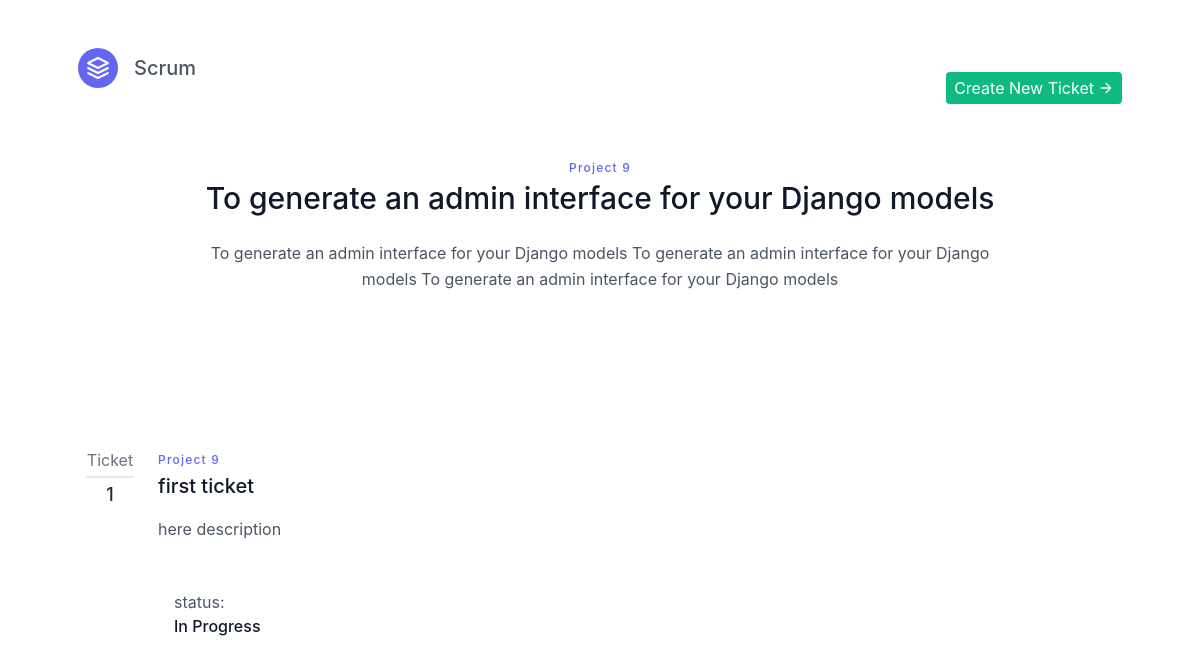
Before: /tickets/To generate an admin interface for your Django models/ with the older database file.
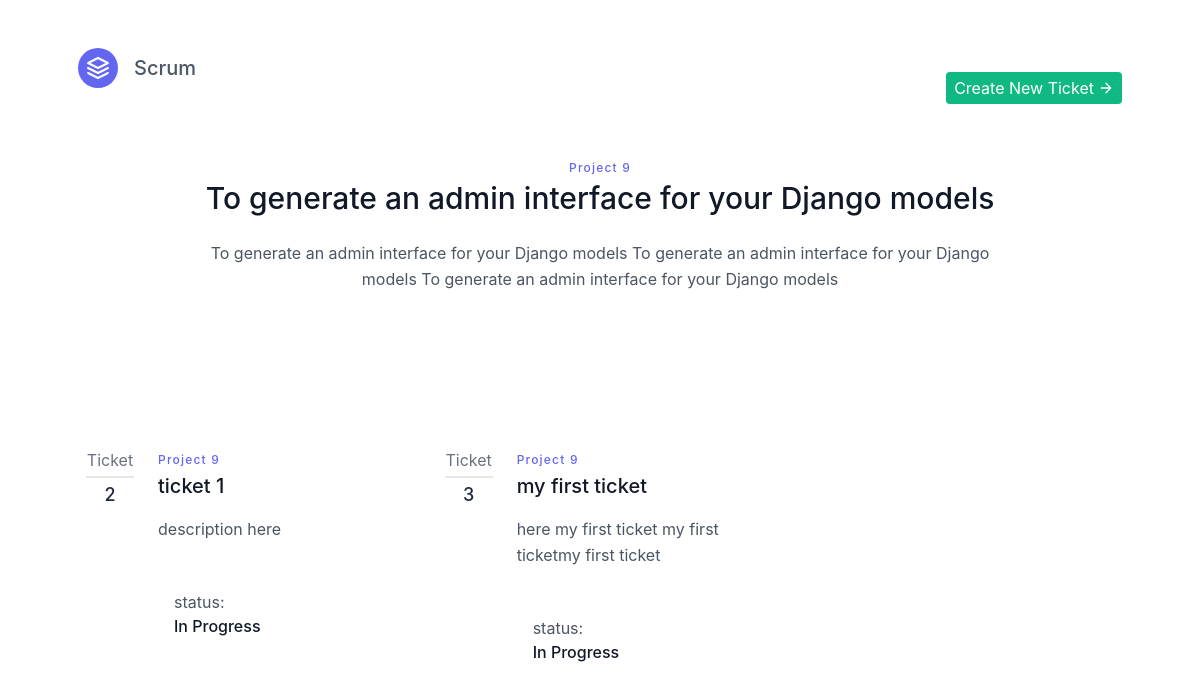
After: the same page with the newer database file.
### app/models.py (models this page shows, shortened)
class Project(models.Model):
    project_name = models.TextField()
    project_description = models.TextField()
    created_at = models.DateTimeField(auto_now_add=True)  # Automatically set on creation

class Ticket(models.Model):
    STATUS_CHOICES = (
        ('Pending', 'Pending'),
        ('In Progress', 'In Progress'),
        ('Done', 'Done'),
    )
    project = models.ForeignKey(Project, on_delete=models.CASCADE)
    ticket_title = models.TextField()
    ticket_description = models.TextField()
    ticket_status = models.CharField(choices=STATUS_CHOICES, max_length=50)

### app/views.py (the view)
# urls.py: path('tickets/<str:project_name>/', views.ticket, name='tickets page'),
def ticket(request, project_name):
    project = get_object_or_404(Project, project_name=project_name)
    tickets = Ticket.objects.all()
    return render(request, 'tickets.html', {'project':project,'tickets':tickets})

### app/templates/tickets.html (shortened to what this page needs)
<!DOCTYPE html>
<html lang="en">
<link href="https://unpkg.com/tailwindcss@^2/dist/tailwind.min.css" rel="stylesheet">
<link rel="stylesheet" href="https://cdn.jsdelivr.net/npm/bootstrap@4.0.0/dist/css/bootstrap.min.css">
<body>
    <header class="text-gray-600 body-font">
        <div class="container mx-auto flex flex-wrap p-5 flex-col md:flex-row items-center">
          <a class="flex title-font font-medium items-center text-gray-900 mb-4 md:mb-0">
            <svg xmlns="http://www.w3.org/2000/svg" fill="none" stroke="currentColor" stroke-linecap="round" stroke-linejoin="round" stroke-width="2" class="w-10 h-10 text-white p-2 bg-indigo-500 rounded-full" viewBox="0 0 24 24">
              <path d="M12 2L2 7l10 5 10-5-10-5zM2 17l10 5 10-5M2 12l10 5 10-5"></path>
            </svg>
            <span class="ml-3 text-xl">Scrum</span>
          </a>
          <button class="md:ml-auto flex flex-wrap items-center text-white text-base justify-center bg-green-500 border-0 py-1 px-2 focus:outline-none hover:bg-green-700 rounded text-base mt-3 md:mt-0" data-toggle="modal" data-target="#exampleModal"  type="button">Create New Ticket
            <svg fill="none" stroke="currentColor" stroke-linecap="round" stroke-linejoin="round" stroke-width="2" class="w-4 h-4 ml-1" viewBox="0 0 24 24">
              <path d="M5 12h14M12 5l7 7-7 7"></path>
            </svg>
          </button>
        </div>
      </header>
      <section class="text-gray-600 body-font">
        <div class="flex flex-col text-center w-full mb-5">
          <h2 class="text-xs text-indigo-500 tracking-widest font-medium title-font mb-1">Project {{ project.id }}</h2>
          <h1 class="sm:text-3xl text-2xl font-medium title-font mb-4 text-gray-900">{{ project.project_name }}</h1>
          <p class="lg:w-2/3 mx-auto leading-relaxed text-base">{{ project.project_description }}</p>
        </div>
        <div class="container px-5 py-24 mx-auto">
          <div class="flex flex-wrap -mx-4 -my-8">
            {% for ticket in tickets %}
            {% if ticket.project.id == project.id %}
            <div class="py-8 px-4 lg:w-1/3">
              <div class="h-full flex items-start">
                <div class="w-12 flex-shrink-0 flex flex-col text-center leading-none">
                  <span class="text-gray-500 pb-2 mb-2 border-b-2 border-gray-200">Ticket</span>
                  <span class="font-medium text-lg text-gray-800 title-font leading-none">{{ticket.id}}</span>
                </div>
                <div class="flex-grow pl-6">
                  <h2 class="tracking-widest text-xs title-font font-medium text-indigo-500 mb-1">Project {{ project.id }}</h2>
                  <h1 class="title-font text-xl font-medium text-gray-900 mb-3">{{ticket.ticket_title}}</h1>
                  <p class="leading-relaxed mb-5">{{ticket.ticket_description}}</p>
                  <a class="inline-flex items-center">
                    <span class="flex-grow flex flex-col pl-3">
                      status: <span class="title-font font-medium text-gray-900">{{ticket.ticket_status}}</span>
                    </span>
                  </a>
                </div>
              </div>
            </div>
            {% endif %}
            {% endfor %}
          </div>
        </div>
      </section>
    </body>
</html>

Changed rows visible on the page:
removed Ticket: id "1", {{ project.id }} "9", ticket_title "first ticket", ticket_description "here description", ticket_status "In Progress"
added Ticket: id "2", {{ project.id }} "9", ticket_title "ticket 1", ticket_description "description here", ticket_status "In Progress"
added Ticket: id "3", {{ project.id }} "9", ticket_title "my first ticket", ticket_description "here my first ticket my first ticketmy first ticket", ticket_status "In Progress"
